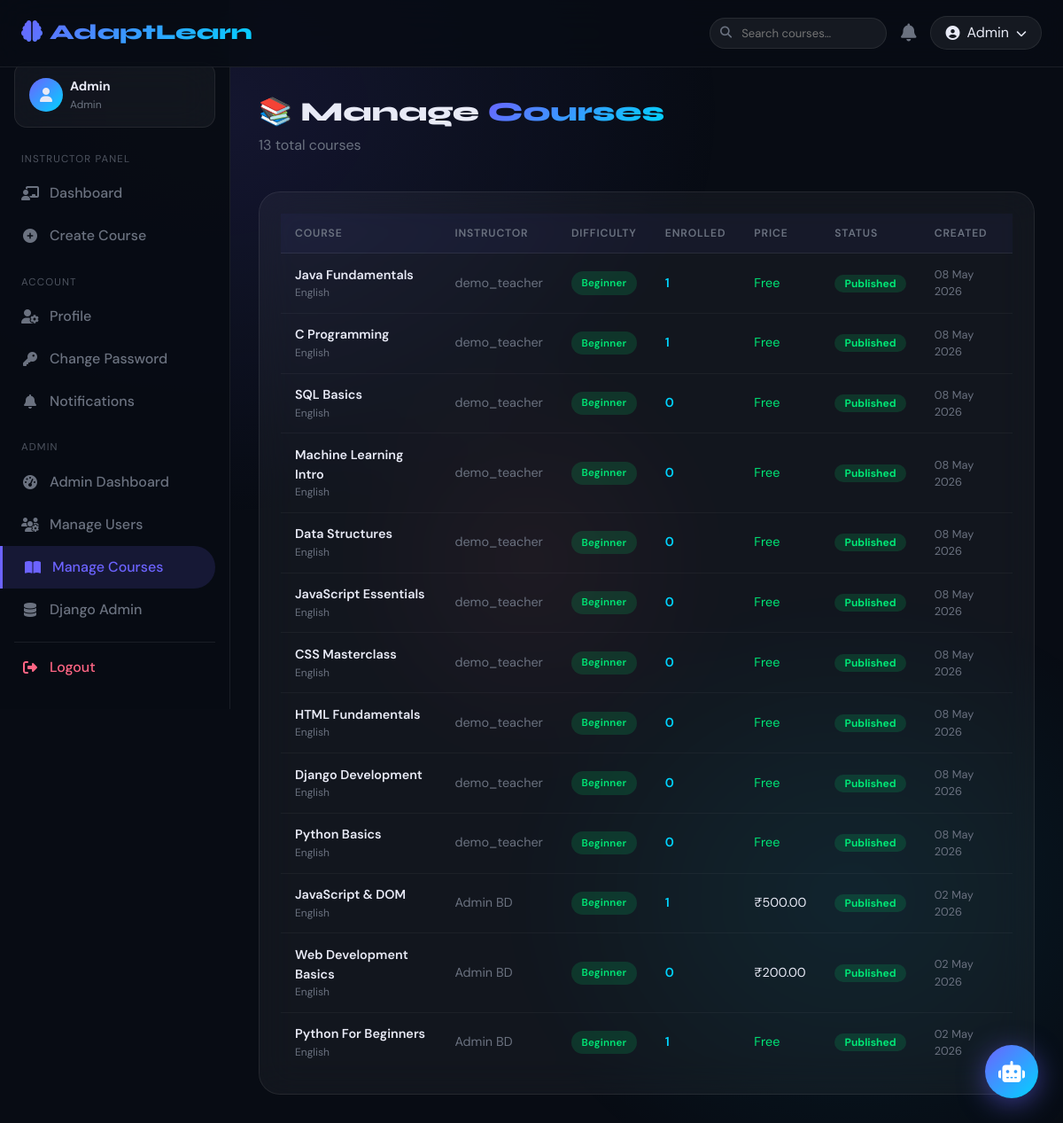
The app's page /admin-panel/courses/ (signed in) with its own data.
### learning/models.py (models this page shows, shortened)
class UserProfile(models.Model):
    ROLE_CHOICES = [('student', 'Student'), ('instructor', 'Instructor'), ('admin', 'Admin')]
    user = models.OneToOneField(User, on_delete=models.CASCADE, related_name='profile')
    role = models.CharField(max_length=20, choices=ROLE_CHOICES, default='student')
    avatar = models.ImageField(upload_to='avatars/', null=True, blank=True)
    bio = models.TextField(blank=True)
    phone = models.CharField(max_length=15, blank=True)
    date_of_birth = models.DateField(null=True, blank=True)
    learning_style = models.CharField(max_length=50, blank=True)  # visual/auditory/reading/kinesthetic
    skill_level = models.CharField(max_length=20, default='beginner',
                                   choices=[('beginner','Beginner'),('intermediate','Intermediate'),('advanced','Advanced')])
    total_points = models.IntegerField(default=0)
    created_at = models.DateTimeField(auto_now_add=True)
    updated_at = models.DateTimeField(auto_now=True)

class Course(models.Model):
    DIFFICULTY = [('beginner','Beginner'),('intermediate','Intermediate'),('advanced','Advanced')]
    STATUS     = [('draft','Draft'),('published','Published'),('archived','Archived')]
    title        = models.CharField(max_length=200)
    slug         = models.SlugField(unique=True)
    description  = models.TextField()
    instructor   = models.ForeignKey(User, on_delete=models.CASCADE, related_name='courses_taught')
    thumbnail    = models.ImageField(upload_to='course_thumbnails/', null=True, blank=True)
    difficulty   = models.CharField(max_length=20, choices=DIFFICULTY, default='beginner')
    status       = models.CharField(max_length=20, choices=STATUS, default='draft')
    price        = models.DecimalField(max_digits=8, decimal_places=2, default=0.00)
    is_free      = models.BooleanField(default=False)
    tags         = models.CharField(max_length=300, blank=True)
    duration_hrs = models.FloatField(default=0)
    language     = models.CharField(max_length=50, default='English')
    rating       = models.FloatField(default=0.0)
    total_enrolled = models.IntegerField(default=0)
    created_at   = models.DateTimeField(auto_now_add=True)
    updated_at   = models.DateTimeField(auto_now=True)
    class Meta:
        ordering = ['-created_at']

### learning/views.py (the view)
# urls.py: path('admin-panel/courses/', views.admin_courses, name='admin_courses'),
@login_required
def admin_courses(request):
    if not is_admin(request.user):
        return redirect('dashboard')
    courses = Course.objects.annotate(enrolled=Count('enrollments')).order_by('-created_at')
    return render(request, 'learning/admin_courses.html', {'courses': courses})

### learning/context_processors.py (called while the page is built)
def notifications_processor(request):
    if request.user.is_authenticated:
        count = Notification.objects.filter(recipient=request.user, is_read=False).count()
        return {'unread_notifications_count': count}
    return {'unread_notifications_count': 0}

### learning/views.py (called while the page is built)
def is_admin(user):
    return user.is_authenticated and (user.is_superuser or getattr(getattr(user, 'profile', None), 'role', '') == 'admin')

### templates/learning/admin_courses.html (shortened to what this page needs)
{% extends 'base.html' %}
{% block content %}
<div class="d-flex justify-content-between align-items-center mb-4" data-aos="fade-down">
  <div>
    <h1 style="font-family:'Syne',sans-serif;font-size:1.9rem;font-weight:800">📚 Manage <span class="gradient-text">Courses</span></h1>
    <p style="color:var(--muted)">{{ courses.count }} total courses</p>
  </div>
</div>
<div class="glass p-4" style="border-radius:24px" data-aos="fade-up">
  <div style="overflow-x:auto">
    <table class="glass-table">
      <thead><tr><th>Course</th><th>Instructor</th><th>Difficulty</th><th>Enrolled</th><th>Price</th><th>Status</th><th>Created</th></tr></thead>
      <tbody>
        {% for c in courses %}
        <tr>
          <td>
            <div style="font-weight:600">{{ c.title|truncatechars:32 }}</div>
            <div style="font-size:.75rem;color:var(--muted)">{{ c.language }}</div>
          </td>
          <td style="color:var(--muted)">{{ c.instructor.get_full_name|default:c.instructor.username }}</td>
          <td><span class="badge-difficulty badge-{{ c.difficulty }}">{{ c.get_difficulty_display }}</span></td>
          <td style="color:var(--accent2);font-weight:600">{{ c.enrolled }}</td>
          <td>{% if c.is_free %}<span style="color:var(--green)">Free</span>{% else %}₹{{ c.price }}{% endif %}</td>
          <td><span class="badge" style="border-radius:50px;padding:.25rem .7rem;font-size:.75rem;
            {% if c.status == 'published' %}background:rgba(0,230,118,.15);color:#00e676
            {% elif c.status == 'draft' %}background:rgba(255,215,0,.15);color:#ffd700
            {% else %}background:rgba(255,101,132,.15);color:#ff6584{% endif %}">
            {{ c.status|title }}</span></td>
          <td style="font-size:.8rem;color:var(--muted)">{{ c.created_at|date:"d M Y" }}</td>
        </tr>
        {% empty %}
        <tr><td colspan="7" style="text-align:center;color:var(--muted);padding:3rem">No courses yet</td></tr>
        {% endfor %}
      </tbody>
    </table>
  </div>
</div>
{% endblock %}

### templates/base.html (shortened to what this page needs)
{% load static %}{% load learning_extras %}
<!DOCTYPE html>
<html lang="en" data-theme="dark">
<head>
  <link href="https://cdn.jsdelivr.net/npm/bootstrap@5.3.2/dist/css/bootstrap.min.css" rel="stylesheet" />
  <link href="https://cdnjs.cloudflare.com/ajax/libs/font-awesome/6.5.0/css/all.min.css" rel="stylesheet" />
  <link href="https://cdn.jsdelivr.net/npm/aos@2.3.4/dist/aos.css" rel="stylesheet" />
  <link href="{% static 'css/main.css' %}" rel="stylesheet"/>
</head>
<body>
  <nav class="navbar navbar-expand-lg">
    <div class="container-fluid px-4">
      <a class="navbar-brand" href="{% url 'home' %}">
        <i class="fas fa-brain me-2"></i>AdaptLearn
      </a>
      <div class="ms-auto d-flex align-items-center gap-3">
        {% if request.user.is_authenticated %}
        <form action="{% url 'search' %}" method="get" class="d-none d-lg-flex align-items-center">
          <div style="position:relative">
            <i class="fas fa-search" style="position:absolute;left:.75rem;top:50%;transform:translateY(-50%);color:var(--muted);font-size:.82rem"></i>
            <input type="text" name="q" placeholder="Search courses…"
                   style="background:rgba(255,255,255,.06);border:1px solid var(--border);border-radius:50px;color:var(--text);padding:.42rem .9rem .42rem 2.2rem;font-size:.82rem;width:200px;outline:none;transition:all .2s"
                   onfocus="this.style.width='260px';this.style.borderColor='var(--accent)'"
                   onblur="this.style.width='200px';this.style.borderColor='var(--border)'">
          </div>
        </form>
          <a href="{% url 'notifications' %}" class="position-relative" style="color:var(--muted)">
            <i class="fas fa-bell fa-lg"></i>
          </a>
          <div class="dropdown">
            <button class="btn d-flex align-items-center gap-2 px-3"
                    style="background:rgba(255,255,255,.06);border:1px solid var(--border);border-radius:50px;color:var(--text)"
                    data-bs-toggle="dropdown">
              <i class="fas fa-user-circle"></i>
              <span class="d-none d-md-inline">{{ request.user.first_name|default:request.user.username }}</span>
              <i class="fas fa-chevron-down fa-xs"></i>
            </button>
          </div>
        {% else %}
          <a href="{% url 'user_login' %}" class="btn-outline-glow btn">Login</a>
          <a href="{% url 'user_register' %}" class="btn-primary-glow btn">Sign Up</a>
        {% endif %}
      </div>
    </div>
  </nav>
  {% if request.user.is_authenticated %}
  <div class="d-flex">
    <aside class="sidebar" id="sidebar">
      <div class="px-3 mb-2">
        <div class="d-flex align-items-center gap-2 p-3 glass" style="border-radius:14px">
          <div style="width:38px;height:38px;background:linear-gradient(135deg,var(--accent),var(--accent2));
                      border-radius:50%;display:flex;align-items:center;justify-content:center;font-size:1rem">
            <i class="fas fa-user"></i>
          </div>
          <div>
            <div style="font-weight:700;font-size:.9rem">{{ request.user.first_name|default:request.user.username }}</div>
            <div style="font-size:.75rem;color:var(--muted)">{{ request.user.profile.role|title|default:"Student" }}</div>
          </div>
        </div>
      </div>
      {% if request.user.is_superuser or request.user.is_staff or request.user.profile.role == 'instructor' or request.user.profile.role == 'admin' %}
      <div class="sidebar-section">Instructor Panel</div>
      <a href="{% url 'instructor_dashboard' %}" class="sidebar-link {% if request.resolver_match.url_name == 'instructor_dashboard' %}active{% endif %}">
        <i class="fas fa-chalkboard-teacher"></i> Dashboard
      </a>
      <a href="{% url 'create_course' %}" class="sidebar-link {% if request.resolver_match.url_name == 'create_course' %}active{% endif %}">
        <i class="fas fa-plus-circle"></i> Create Course
      </a>
      {% endif %}
      <div class="sidebar-section">Account</div>
      <a href="{% url 'profile' %}"
         class="sidebar-link {% if request.resolver_match.url_name == 'profile' %}active{% endif %}">
        <i class="fas fa-user-cog"></i> Profile
      </a>
      <a href="{% url 'change_password' %}"
         class="sidebar-link {% if request.resolver_match.url_name == 'change_password' %}active{% endif %}">
        <i class="fas fa-key"></i> Change Password
      </a>
      <a href="{% url 'notifications' %}"
         class="sidebar-link {% if request.resolver_match.url_name == 'notifications' %}active{% endif %}">
        <i class="fas fa-bell"></i> Notifications
      </a>
      {% if request.user.is_superuser %}
      <div class="sidebar-section">Admin</div>
      <a href="{% url 'admin_dashboard' %}" class="sidebar-link">
        <i class="fas fa-tachometer-alt"></i> Admin Dashboard
      </a>
      <a href="{% url 'admin_users' %}" class="sidebar-link">
        <i class="fas fa-users-cog"></i> Manage Users
      </a>
      <a href="{% url 'admin_courses' %}" class="sidebar-link">
        <i class="fas fa-book-open"></i> Manage Courses
      </a>
      <a href="/admin/" class="sidebar-link">
        <i class="fas fa-database"></i> Django Admin
      </a>
      {% endif %}
      <div style="height:1px;background:rgba(255,255,255,.08);margin:.75rem 1rem .25rem"></div>
      <a href="{% url 'logout' %}" class="sidebar-link mb-3" style="color:var(--accent3)">
        <i class="fas fa-sign-out-alt"></i> Logout
      </a>
    </aside>
    <main class="main-content flex-grow-1" style="min-height:calc(100vh - 68px)">
      {% block content %}{% endblock %}
    </main>
  </div>
  <button class="chatbot-fab" onclick="window.location='{% url 'chatbot' %}'" title="AI Chatbot">
    <i class="fas fa-robot"></i>
  </button>
  {% else %}
  <main style="position:relative;z-index:1">{% block extra_content %}{% endblock %}</main>
  {% endif %}
</body>
</html>

### static/css/main.css (style rules this page uses)
:root { --bg: #080c14; --bg2: #0d1220; --bg3: #111827; --card: rgba(255,255,255,0.045); --border: rgba(255,255,255,0.08); --accent: #6c63ff; --accent2: #00d4ff; --accent3: #ff6584; --gold: #ffd700; --green: #00e676; --red: #ff4757; --text: #e8eaf6; --text2: #a5b4c8; --muted: #6b7280; --radius: 16px; --radius-lg: 24px; --radius-xl: 32px; --shadow: 0 8px 32px rgba(0,0,0,.45); --shadow-lg: 0 20px 60px rgba(0,0,0,.5); --glow-sm: 0 0 20px rgba(108,99,255,.2); --glow: 0 0 40px rgba(108,99,255,.3); --glow-lg: 0 0 80px rgba(108,99,255,.4); --transition: .25s cubic-bezier(.4,0,.2,1); }
.gradient-text { background: linear-gradient(135deg, var(--accent), var(--accent2)); -webkit-background-clip: text; -webkit-text-fill-color: transparent; background-clip: text; }
.display-font, h1, h2, h3, h4, h5 { font-family: 'Syne', sans-serif; }
.glass { background: var(--card); border: 1px solid var(--border); backdrop-filter: blur(20px); -webkit-backdrop-filter: blur(20px); border-radius: var(--radius); }
.badge-difficulty { font-size: .72rem; font-weight: 600; padding: .28rem .72rem; border-radius: 50px; letter-spacing: .02em; display: inline-block; }
.badge-beginner { background: rgba(0,230,118,.15); color: var(--green); }
.glass-table { width: 100%; border-collapse: collapse; font-size: .9rem; }
.glass-table thead tr { border-bottom: 1px solid var(--border); }
.glass-table th { padding: .8rem 1rem; font-size: .76rem; letter-spacing: .07em; text-transform: uppercase; color: var(--muted); font-weight: 600; font-family: 'DM Sans', sans-serif; background: rgba(108,99,255,.05); white-space: nowrap; }
.glass-table td { padding: .85rem 1rem; border-bottom: 1px solid rgba(255,255,255,.04); vertical-align: middle; }
.glass-table tbody tr { transition: background var(--transition); }
.glass-table tbody tr:last-child td { border-bottom: none; }

### records on screen
Course: title "Java Fundamentals", language "English", instructor.get_full_name "demo_teacher", difficulty "Beginner", enrolled "1", is_free "Free", status "Published", created_at "08 May 2026"
Course: title "C Programming", language "English", instructor.get_full_name "demo_teacher", difficulty "Beginner", enrolled "1", is_free "Free", status "Published", created_at "08 May 2026"
Course: title "SQL Basics", language "English", instructor.get_full_name "demo_teacher", difficulty "Beginner", enrolled "0", is_free "Free", status "Published", created_at "08 May 2026"
Course: title "Machine Learning Intro", language "English", instructor.get_full_name "demo_teacher", difficulty "Beginner", enrolled "0", is_free "Free", status "Published", created_at "08 May 2026"
Course: title "Data Structures", language "English", instructor.get_full_name "demo_teacher", difficulty "Beginner", enrolled "0", is_free "Free", status "Published", created_at "08 May 2026"
Course: title "JavaScript Essentials", language "English", instructor.get_full_name "demo_teacher", difficulty "Beginner", enrolled "0", is_free "Free", status "Published", created_at "08 May 2026"
Course: title "CSS Masterclass", language "English", instructor.get_full_name "demo_teacher", difficulty "Beginner", enrolled "0", is_free "Free", status "Published", created_at "08 May 2026"
Course: title "HTML Fundamentals", language "English", instructor.get_full_name "demo_teacher", difficulty "Beginner", enrolled "0", is_free "Free", status "Published", created_at "08 May 2026"
Course: title "Django Development", language "English", instructor.get_full_name "demo_teacher", difficulty "Beginner", enrolled "0", is_free "Free", status "Published", created_at "08 May 2026"
Course: title "Python Basics", language "English", instructor.get_full_name "demo_teacher", difficulty "Beginner", enrolled "0", is_free "Free", status "Published", created_at "08 May 2026"
Course: title "JavaScript & DOM", language "English", instructor.get_full_name "Admin BD", difficulty "Beginner", enrolled "1", price "500.00", status "Published", created_at "02 May 2026"
Course: title "Web Development Basics", language "English", instructor.get_full_name "Admin BD", difficulty "Beginner", enrolled "0", price "200.00", status "Published", created_at "02 May 2026"
Course: title "Python For Beginners", language "English", instructor.get_full_name "Admin BD", difficulty "Beginner", enrolled "1", is_free "Free", status "Published", created_at "02 May 2026"

### other values on screen
{{ request.user.first_name|default:request.user.username }} "Admin"
{{ request.user.profile.role|title|default:"Student" }} "Admin"
{{ courses.count }} "13"
